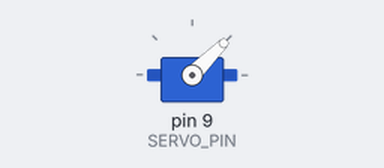
Bench run of a sketch on a simulated Arduino Uno, built with avr-gcc and run on an emulated ATmega328P. On the bench: servo.

Above: at 0.1 s.
At 128.2 s:
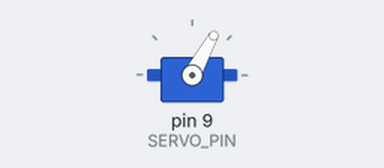
Timing chart, 0 to 129.7 s (numbered marks = the images above):
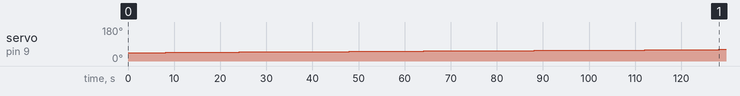

The sketch:

SolarPanelCodefor24Hours.ino
```cpp
#include <Servo.h>  // Include the servo library
#include <TimeLib.h> // Include the time library

#define SERVO_PIN 9 // Pin for servo motor
#define DAYTIME_ANGLE 180 // Angle for daytime position
#define NIGHT_ANGLE 0 // Angle for nighttime position

Servo servoMotor;  // Create a servo object to control the servo motor

void setup() {
  servoMotor.attach(SERVO_PIN);  // Attach the servo to the designated pin
  setTime(6, 0, 0, 1, 1, 2024); // Set the initial time (hour, minute, second, day, month, year)
}

void loop() {
  // Update the time
  if (minute() != second()) {
    adjustTime(1);
  }
  time_t t = now();
  // Get the current time
  int currentHour = hour(t);    // Current hour (0-23)
  int currentMinute = minute(t); // Current minute (0-59)

  // Calculate the position of the sun based on the current time
  int sunAngle = calculateSunAngle(currentHour, currentMinute);

  // Move the servo to the calculated angle
  servoMotor.write(sunAngle);

  // Check if it's nighttime and reset the servo position
  if (currentHour >= 18 || currentHour < 6) { // Assuming nighttime is between 6 PM and 6 AM
    delay(12*60*60*1000);
    servoMotor.write(NIGHT_ANGLE);
  }
}

// Function to calculate the angle of the sun based on time
int calculateSunAngle(int hour, int minute) {
  // Calculate the total minutes from midnight
  int totalMinutes = hour * 60 + minute;

  // Calculate the angle based on the time of the day
  // This is a simple approximation, you may need more complex calculations for precision
  int sunAngle = map(totalMinutes, 0, 1440, 0, DAYTIME_ANGLE); // Mapping total minutes to servo angle (0-DAYTIME_ANGLE)

  return sunAngle;
}
```

Measured:
- by itself, servo on pin 9 (SERVO_PIN): moves from 45° to 61° over 120 s
